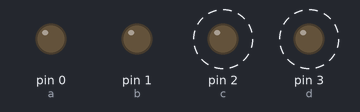
A sketch run on a simulated Arduino Uno, built with avr-gcc and run on an emulated ATmega328P. Parts: output pins drawn as LEDs (lit = HIGH). Dashed ring = blinking.

Above: at 0.2 s.
Timing chart, 0 to 3.5 s (numbered marks = the images above):
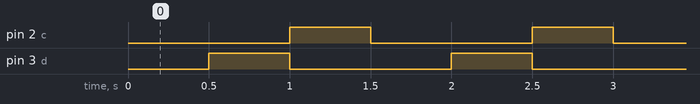

The sketch:

LED_7_DOAN_BCD.ino
```cpp
int a=0, b=1, c=2, d=3;
void setup() {
  pinMode(a,OUTPUT);
  pinMode(b,OUTPUT);
  pinMode(c,OUTPUT);
  pinMode(d,OUTPUT);
}

void KHONG(){
  digitalWrite(a,LOW);
  digitalWrite(b,LOW);
  digitalWrite(c,LOW);
  digitalWrite(d,LOW);
}

void MOT(){
  digitalWrite(a,LOW);
  digitalWrite(b,LOW);
  digitalWrite(c,LOW);
  digitalWrite(d,HIGH);
}

void HAI(){
  digitalWrite(a,LOW);
  digitalWrite(b,LOW);
  digitalWrite(c,HIGH);
  digitalWrite(d,LOW);
}
void loop() {
  KHONG(); delay(500);
  MOT(); delay(500);
  HAI(); delay(500);
}
```

Measured:
- by itself, pin 2 (c), pin 3 (d): alternates HIGH for 0.50 s and LOW for 1.0 s
- by itself, everything shown: repeats every 1.5 s, in 3 steps
